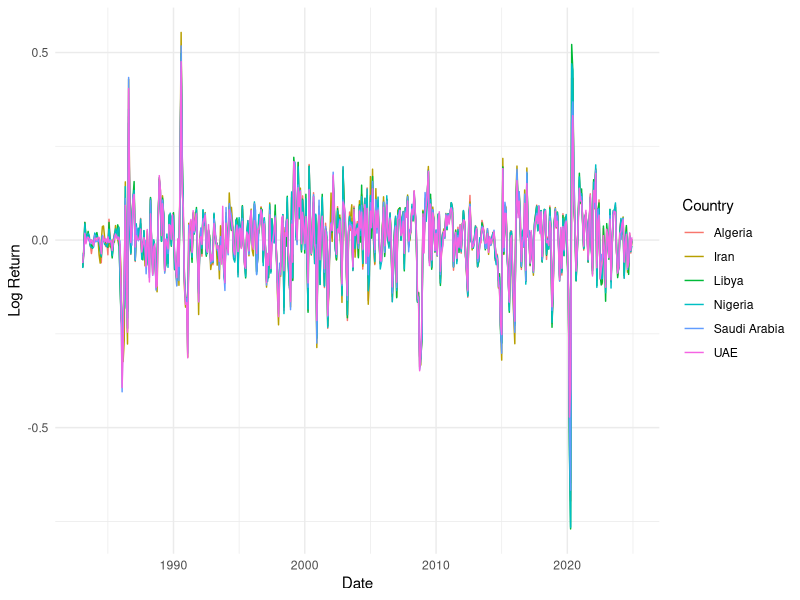
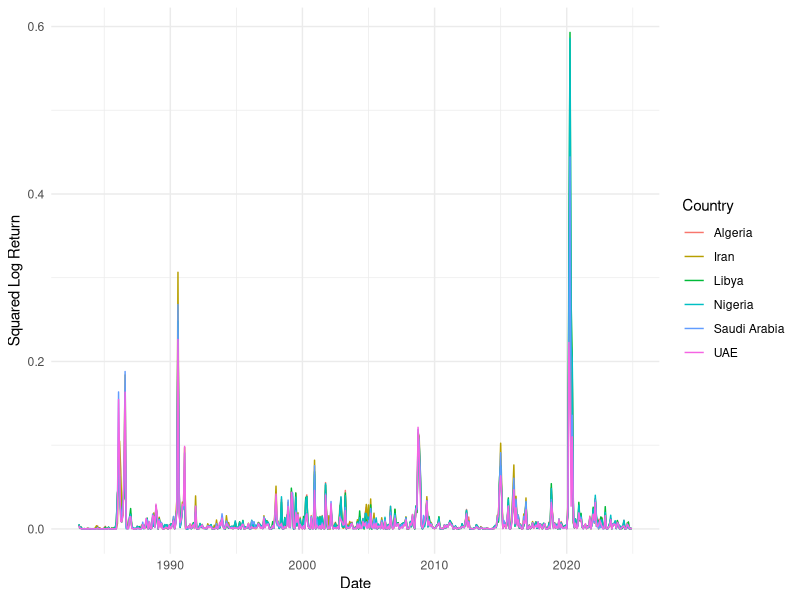

Reproduce these figures in R, in order.
# Copyright 2025 Fayçal Djebari
# Licensed under the Apache License, Version 2.0
# See the LICENSE file in the repository root for full license information.

# Load necessary libraries
library(ggplot2)
library(tidyr)
library(dplyr)

# Set working directory
setwd("/Users/faycal/Library/CloudStorage/GoogleDrive-fayceldjebari@gmail.com/My Drive/Données/OPEC DATA/")

# Read the CSV file
df <- read.csv("log_returns_data.csv")

# Convert Date to proper date format
df$Date <- as.Date(df$Date)

# Rename "Saudi.Arabia" to "Saudi Arabia" for clarity in plots
colnames(df)[colnames(df) == "Saudi.Arabia"] <- "Saudi Arabia"

# Reshape the data for plotting (all columns except Date are countries)
returns_long <- df %>%
  pivot_longer(cols = -Date, names_to = "Country", values_to = "Return")

# Plot the returns
ggplot(returns_long, aes(x = Date, y = Return, color = Country)) +
  geom_line() +
  labs(x = "Date", y = "Log Return") +
  theme_minimal()

# Calculate squared returns
returns_long <- returns_long %>%
  mutate(Squared_Return = Return^2)

# Plot the squared returns
ggplot(returns_long, aes(x = Date, y = Squared_Return, color = Country)) +
  geom_line() +
  labs(x = "Date", y = "Squared Log Return") +
  theme_minimal()

